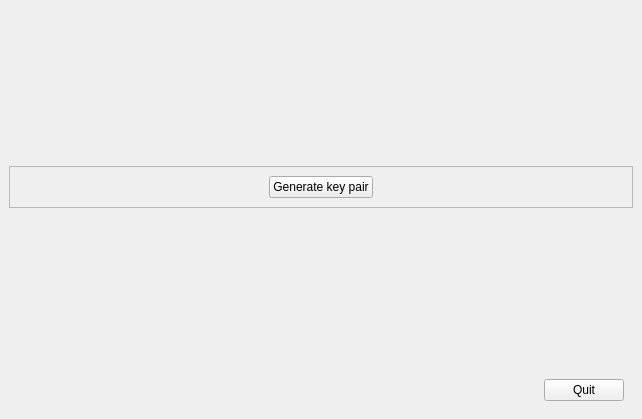
<?xml version="1.0" encoding="UTF-8"?>
<ui version="4.0">
 <class>MainWindow</class>
 <widget class="QMainWindow" name="MainWindow">
  <property name="geometry">
   <rect>
    <x>0</x>
    <y>0</y>
    <width>642</width>
    <height>419</height>
   </rect>
  </property>
  <property name="windowTitle">
   <string>MainWindow</string>
  </property>
  <widget class="QWidget" name="centralwidget">
   <layout class="QVBoxLayout" name="verticalLayout">
    <item>
     <spacer name="verticalSpacer">
      <property name="orientation">
       <enum>Qt::Vertical</enum>
      </property>
      <property name="sizeHint" stdset="0">
       <size>
        <width>20</width>
        <height>147</height>
       </size>
      </property>
     </spacer>
    </item>
    <item>
     <widget class="QFrame" name="frame_5">
      <property name="frameShape">
       <enum>QFrame::StyledPanel</enum>
      </property>
      <property name="frameShadow">
       <enum>QFrame::Raised</enum>
      </property>
      <layout class="QHBoxLayout" name="horizontalLayout_2">
       <item>
        <spacer name="horizontalSpacer_10">
         <property name="orientation">
          <enum>Qt::Horizontal</enum>
         </property>
         <property name="sizeHint" stdset="0">
          <size>
           <width>21</width>
           <height>20</height>
          </size>
         </property>
        </spacer>
       </item>
       <item>
        <widget class="QPushButton" name="makekeyButton">
         <property name="text">
          <string>Generate key pair</string>
         </property>
        </widget>
       </item>
       <item>
        <spacer name="horizontalSpacer_11">
         <property name="orientation">
          <enum>Qt::Horizontal</enum>
         </property>
         <property name="sizeHint" stdset="0">
          <size>
           <width>22</width>
           <height>20</height>
          </size>
         </property>
        </spacer>
       </item>
      </layout>
     </widget>
    </item>
    <item>
     <spacer name="verticalSpacer_2">
      <property name="orientation">
       <enum>Qt::Vertical</enum>
      </property>
      <property name="sizeHint" stdset="0">
       <size>
        <width>20</width>
        <height>146</height>
       </size>
      </property>
     </spacer>
    </item>
    <item>
     <widget class="QFrame" name="frame_6">
      <property name="frameShape">
       <enum>QFrame::NoFrame</enum>
      </property>
      <property name="frameShadow">
       <enum>QFrame::Raised</enum>
      </property>
      <layout class="QHBoxLayout" name="horizontalLayout">
       <item>
        <spacer name="horizontalSpacer_9">
         <property name="orientation">
          <enum>Qt::Horizontal</enum>
         </property>
         <property name="sizeHint" stdset="0">
          <size>
           <width>583</width>
           <height>20</height>
          </size>
         </property>
        </spacer>
       </item>
       <item>
        <widget class="QPushButton" name="quitButton">
         <property name="text">
          <string>Quit</string>
         </property>
        </widget>
       </item>
      </layout>
     </widget>
    </item>
   </layout>
  </widget>
 </widget>
 <resources/>
 <connections/>
</ui>
